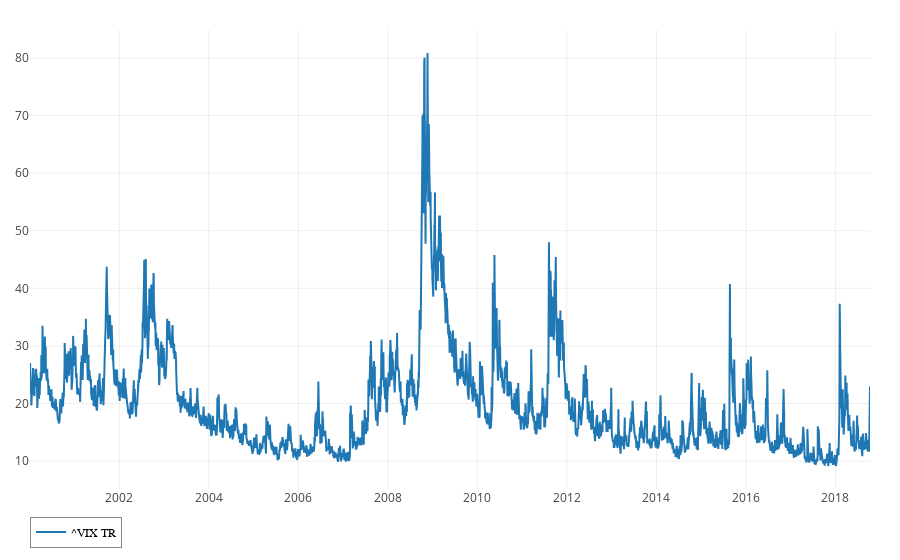

The cell this chart's notebook holds for it:
### Code cell
vix = get("^VIX")
#vstoxx = 'V2TX@STOXX'
#vstoxx_FVS1 = get('CHRIS/EUREX_FVS1@Q') # front month continous future contract

show(vix, ta=False, log=False)

### Figure 1 — Plotly figure (JSON) as saved in the notebook; plotly's stock layout.template omitted (floating-point values rounded to 4 significant figures; data arrays with more than 128 entries replaced by an {"elided": "..."} marker saying what was removed)
{"data": [{"connectgaps": false, "mode": "lines", "name": "^VIX TR", "text": "^VIX TR", "textposition": "middle right", "type": "scatter", "uid": "dca5f124-cd41-11e8-99f5-186590ddd25f", "x": {"elided": "6856 str values"}, "y": {"elided": "6856 float values"}}], "layout": {"hovermode": "closest", "legend": {"bgcolor": "rgb(255,255,255,50)", "bordercolor": "#888888", "borderwidth": 1, "font": {"color": "#000", "family": "sans-serif", "size": 12}, "orientation": "h", "traceorder": "normal", "x": 0, "y": -0.06, "yanchor": "top"}, "margin": {"b": 30, "l": 30, "pad": 0, "r": 30, "t": 30}, "showlegend": true, "xaxis": {"rangemode": "normal"}, "yaxis": {"autorange": true, "rangemode": "normal"}}}
